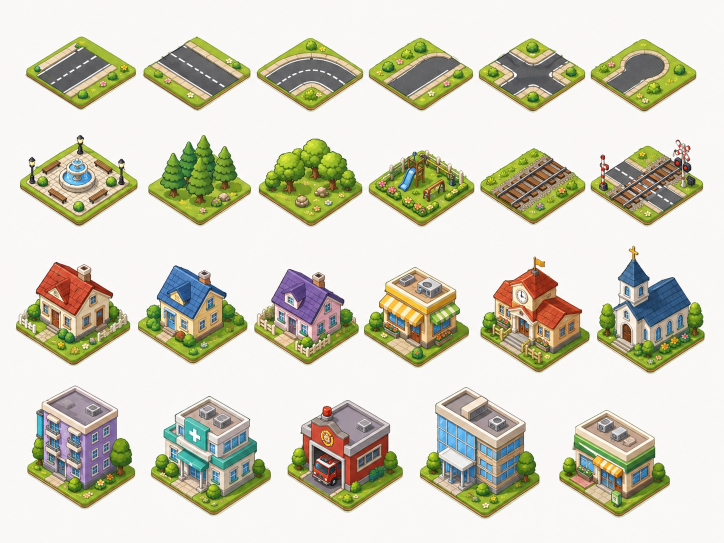
#> input picture shared-assets/source_asset_sheet.jpg, 1448 x 1086 px (shown at 1/2 size)
$ python build_grass_terrain.py ../shared-assets/source_asset_sheet.jpg
#> lines starting #> are read from the running program, lines starting #| are printed output that depends on the picture; after the words box and inside, x2 and y2 are one past the last pixel; in counts of white or black regions, pixels touching at a corner belong together
#> in write_outputs, source_bgr is the input picture: shape (1086, 1448, 3); mean B, G, R 192.2, 209.7, 210.9
#!/usr/bin/env python3
"""Build the grassy starter field and automatic terrain-blend overlays.

The source is the supplied finished-city reference. Only bright grass patches
are sampled; buildings, roads and trees are rejected by color/edge scoring.
The resulting field is then quilted from many small real-image patches so its
palette matches the supplied artwork without using the whole city as a fixed
background.

Dependencies:
  pip install pillow numpy opencv-python
"""
from __future__ import annotations

import argparse
import math
import random
import shutil
from pathlib import Path

import cv2
import numpy as np
from PIL import Image, ImageDraw, ImageFilter

BOARD_SIZE = (960, 540)
PATCH_SIZE = 56
PATCH_STEP = 32
RANDOM_SEED = 408


def select_grass_patches(source: np.ndarray) -> list[np.ndarray]:
    hsv = cv2.cvtColor(source, cv2.COLOR_BGR2HSV)
#> hsv: shape (1086, 1448, 3); mean H, S, V 31.7, 43.6, 216.8
    hue, saturation, value = cv2.split(hsv)
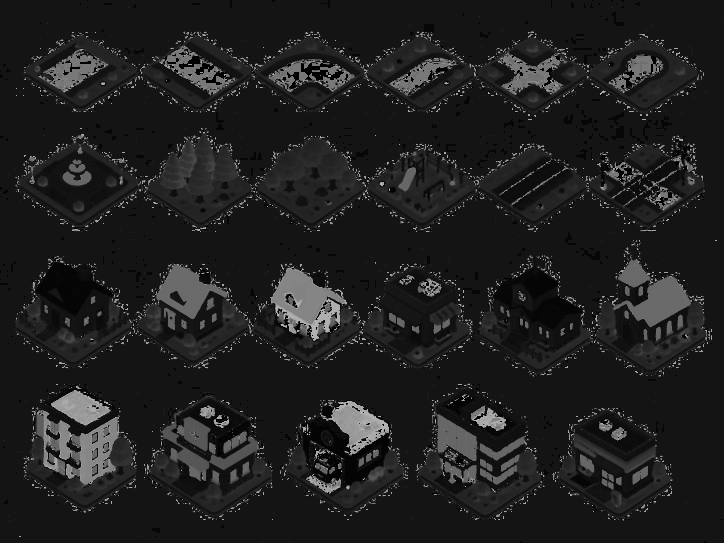
#> hue: shape (1086, 1448) (shown at 1/2 size); min 0, max 179, mean 31.7
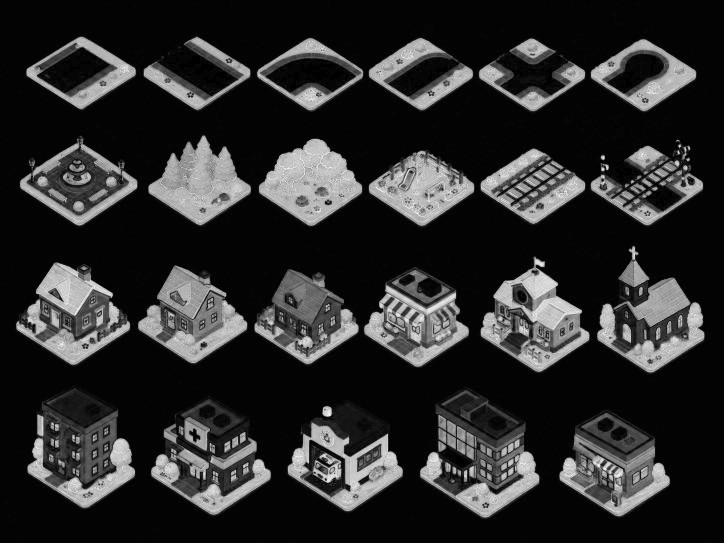
#> saturation: shape (1086, 1448) (shown at 1/2 size); min 0, max 255, mean 43.6
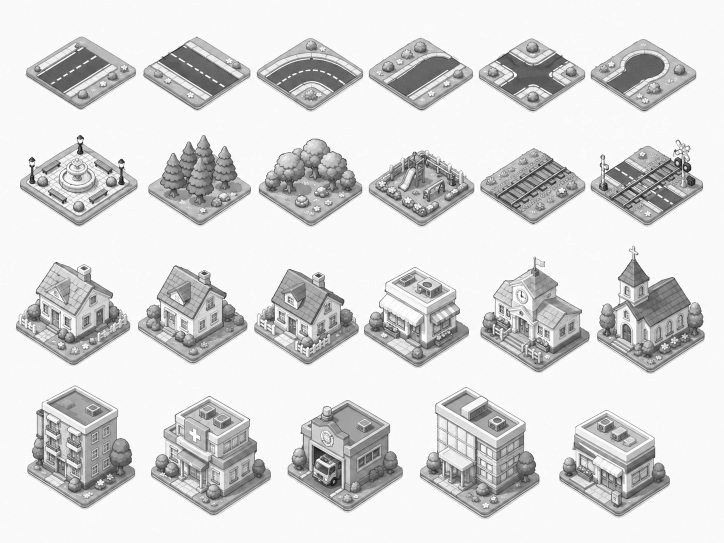
#> value: shape (1086, 1448) (shown at 1/2 size); min 1, max 255, mean 216.8
    blue, green, red = cv2.split(source)
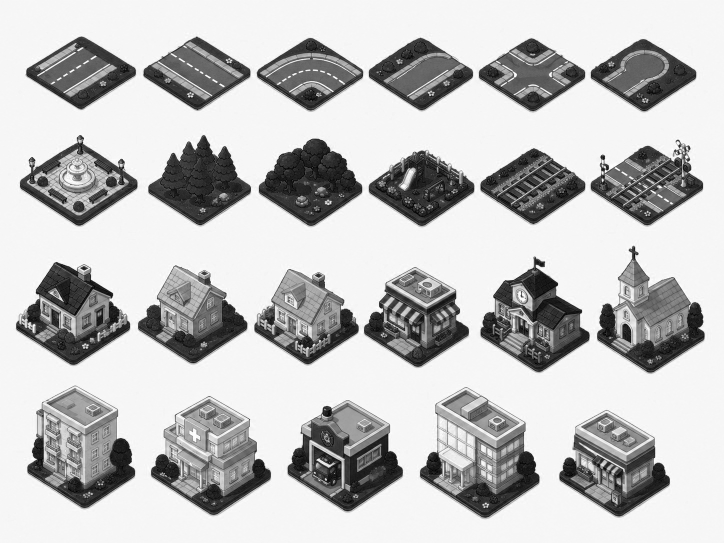
#> blue: shape (1086, 1448) (shown at 1/2 size); min 0, max 255, mean 192.2
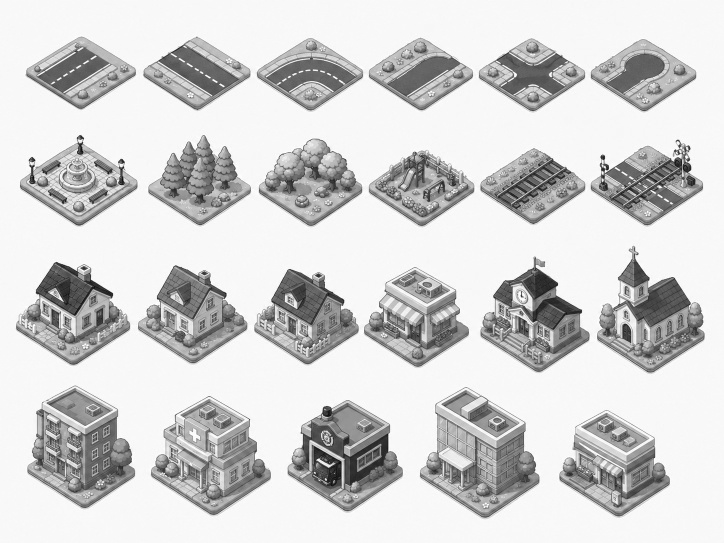
#> green: shape (1086, 1448) (shown at 1/2 size); min 0, max 255, mean 209.7
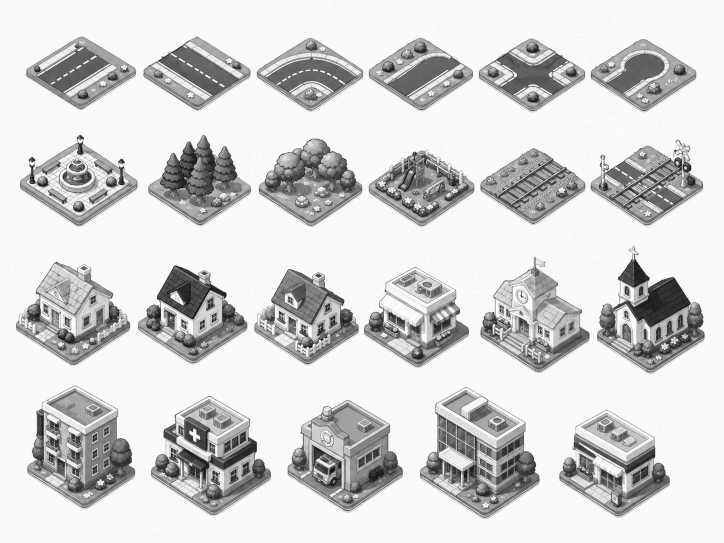
#> red: shape (1086, 1448) (shown at 1/2 size); min 0, max 255, mean 210.9

    grass = (
        (hue >= 34)
        & (hue <= 52)
        & (saturation >= 105)
        & (saturation <= 240)
        & (value >= 125)
        & (value <= 245)
        & (green > red * 1.12)
        & (green > blue * 1.35)
    ).astype(np.uint8)
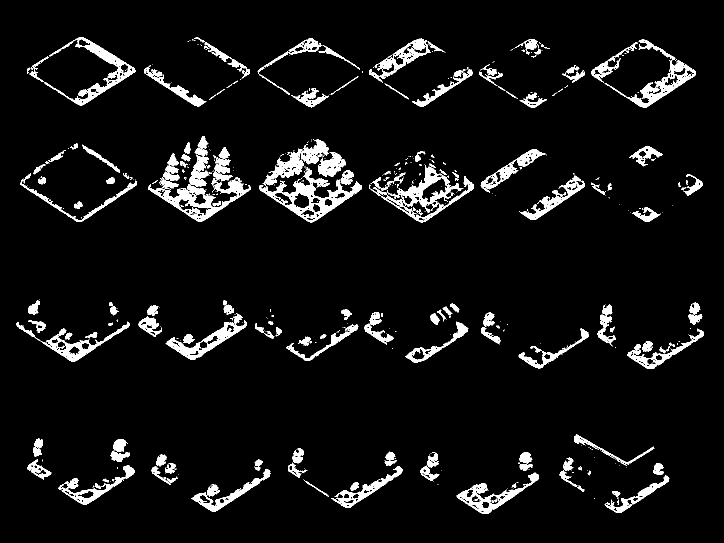
#> grass: shape (1086, 1448) (shown at 1/2 size); values 0 (black) and 1 (white), 6.4% white; 512 white regions (330 under 20 px), largest, box (x1, y1, x2, y2) and area: (518, 334, 724, 445) 5687, (738, 329, 948, 445) 4996, (297, 354, 501, 444) 4962

    height, width = source.shape[:2]
#> height = 1086; width = 1448
    candidates: list[tuple[float, int, int]] = []
    for y in range(0, height - PATCH_SIZE + 1, 12):
        for x in range(0, width - PATCH_SIZE + 1, 12):
            mask_patch = grass[y : y + PATCH_SIZE, x : x + PATCH_SIZE]
            ratio = float(mask_patch.mean())
            image_patch = source[y : y + PATCH_SIZE, x : x + PATCH_SIZE]
            gray = cv2.cvtColor(image_patch, cv2.COLOR_BGR2GRAY)
            dark_ratio = float((gray < 95).mean())
            edge_ratio = float((cv2.Canny(image_patch, 70, 130) > 0).mean())
            score = ratio - 1.8 * dark_ratio - 0.8 * max(0.0, edge_ratio - 0.08)
            if ratio > 0.92 and dark_ratio < 0.025:
                candidates.append((score, x, y))
#> after the loop, candidates = []

    candidates.sort(reverse=True)
    selected: list[tuple[float, int, int]] = []
    for candidate in candidates:
        _, x, y = candidate
        if all((x - px) ** 2 + (y - py) ** 2 > 32**2 for _, px, py in selected):
            selected.append(candidate)
        if len(selected) >= 100:
            break
#> this loop made 0 passes
#> after the loop, selected = []

    if len(selected) < 12:
#> (the run stopped early here; a loop or call above may not have finished)
